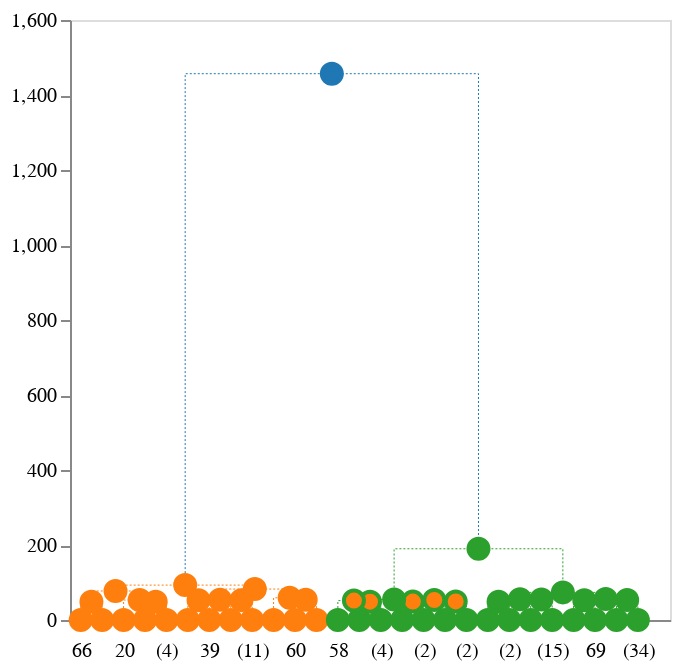

The notebook cell saved with this chart:
### Code cell
dendrogram = dd.create_dendrogram(compute_nodes=True, node_hover_func=lambda x,y: {'foo': 1, "bar": 2})
dendrogram.to_altair()
